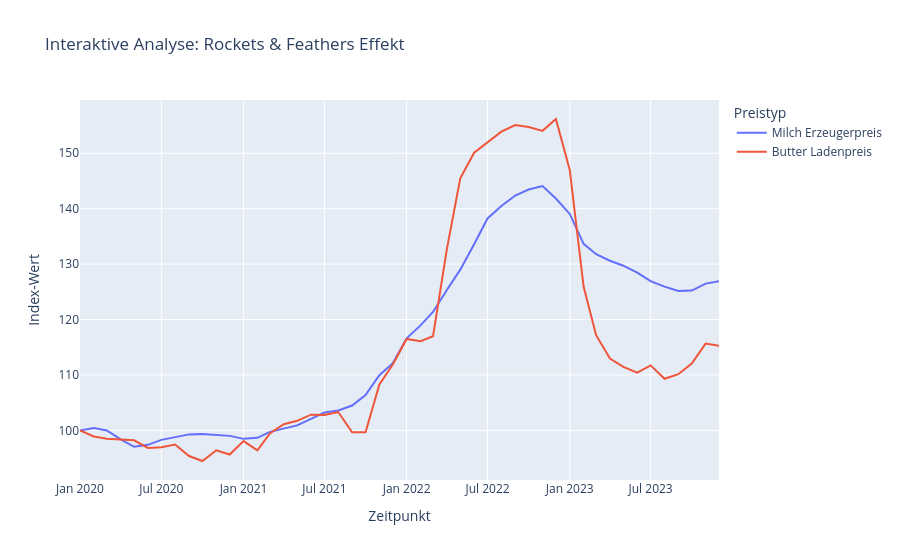

Write notebook code for a chart like this one.
### Code cell
# --- 1. DATEN LADEN & BEREINIGEN ---
df_ppi = eurostat_json_to_df('eurostat_ppi_dairy.json').rename(columns={'preis': 'milch_ppi'})
df_cpi = eurostat_json_to_df('eurostat_butter_cpi.json').rename(columns={'preis': 'butter_cpi'})

df_final = pd.merge(df_ppi, df_cpi, on='datum', how='inner')
df_final = df_final[df_final['datum'] >= '2020-01-01'].reset_index(drop=True)

# --- 2. NORMIERUNG (Basis Januar 2020 = 100) ---
# WICHTIG: Hier nutzen wir jetzt die Namen 'milch_ppi' und 'butter_cpi'
first_ppi = df_final['milch_ppi'].iloc[0]
first_cpi = df_final['butter_cpi'].iloc[0]

df_final['ppi_norm'] = (df_final['milch_ppi'] / first_ppi) * 100
df_final['cpi_norm'] = (df_final['butter_cpi'] / first_cpi) * 100

# --- 3. AUTOMATISCHE ANTWORT GENERIEREN ---
pct_change_ppi = ((df_final['milch_ppi'].iloc[-1] - first_ppi) / first_ppi) * 100
pct_change_cpi = ((df_final['butter_cpi'].iloc[-1] - first_cpi) / first_cpi) * 100

print("-" * 30)
print(f"ANALYSE-ERGEBNIS ({df_final['datum'].min().date()} bis {df_final['datum'].max().date()})")
print(f"Veränderung Erzeugerpreis: {pct_change_ppi:.2f}%")
print(f"Veränderung Ladenpreis: {pct_change_cpi:.2f}%")
print("-" * 30)
print("ANTWORT AUF DIE FORSCHUNGSFRAGE:")

if pct_change_cpi > pct_change_ppi:
    print("Muster: POSITIVE ASYMMETRIE beobachtet.")
    print("Die Butterpreise im Laden sind stärker gestiegen als die Milchpreise der Erzeuger.")
else:
    print("Muster: Keine überproportionale Preissteigerung im Laden messbar.")
print("-" * 30)

# --- 4. STATISCHE GRAFIK (Matplotlib/Seaborn) ---
plt.figure(figsize=(12, 6))
plt.plot(df_final['datum'], df_final['ppi_norm'], label='Milch Erzeugerpreis (Index)', color='#1f77b4', lw=2)
plt.plot(df_final['datum'], df_final['cpi_norm'], label='Butter Ladenpreis (Index)', color='#ff7f0e', lw=2)
plt.title('RQ1: Normierte Preisentwicklung (Jan 2020 = 100)')
plt.legend()
plt.grid(True, alpha=0.3)
plt.show()

# --- 5. INTERAKTIVE GRAFIK (Plotly) ---
import plotly.express as px
fig = px.line(df_final, x='datum', y=['ppi_norm', 'cpi_norm'], 
              title='Interaktive Analyse: Rockets & Feathers Effekt',
              labels={'value': 'Index-Wert', 'datum': 'Zeitpunkt', 'variable': 'Preistyp'})

newnames = {'ppi_norm':'Milch Erzeugerpreis', 'cpi_norm': 'Butter Ladenpreis'}
fig.for_each_trace(lambda t: t.update(name = newnames[t.name]))
fig.show()

### Figure 1 — Plotly figure (JSON) as saved in the notebook; plotly's stock layout.template omitted (floating-point values rounded to 4 significant figures)
{"data": [{"hovertemplate": "Preistyp=ppi_norm<br>Zeitpunkt=%{x}<br>Index-Wert=%{y}<extra></extra>", "legendgroup": "ppi_norm", "line": {"color": "#636efa", "dash": "solid"}, "marker": {"symbol": "circle"}, "mode": "lines", "name": "Milch Erzeugerpreis", "orientation": "v", "showlegend": true, "type": "scatter", "x": ["2020-01-01T00:00:00.000000000", "2020-02-01T00:00:00.000000000", "2020-03-01T00:00:00.000000000", "2020-04-01T00:00:00.000000000", "2020-05-01T00:00:00.000000000", "2020-06-01T00:00:00.000000000", "2020-07-01T00:00:00.000000000", "2020-08-01T00:00:00.000000000", "2020-09-01T00:00:00.000000000", "2020-10-01T00:00:00.000000000", "2020-11-01T00:00:00.000000000", "2020-12-01T00:00:00.000000000", "2021-01-01T00:00:00.000000000", "2021-02-01T00:00:00.000000000", "2021-03-01T00:00:00.000000000", "2021-04-01T00:00:00.000000000", "2021-05-01T00:00:00.000000000", "2021-06-01T00:00:00.000000000", "2021-07-01T00:00:00.000000000", "2021-08-01T00:00:00.000000000", "2021-09-01T00:00:00.000000000", "2021-10-01T00:00:00.000000000", "2021-11-01T00:00:00.000000000", "2021-12-01T00:00:00.000000000", "2022-01-01T00:00:00.000000000", "2022-02-01T00:00:00.000000000", "2022-03-01T00:00:00.000000000", "2022-04-01T00:00:00.000000000", "2022-05-01T00:00:00.000000000", "2022-06-01T00:00:00.000000000", "2022-07-01T00:00:00.000000000", "2022-08-01T00:00:00.000000000", "2022-09-01T00:00:00.000000000", "2022-10-01T00:00:00.000000000", "2022-11-01T00:00:00.000000000", "2022-12-01T00:00:00.000000000", "2023-01-01T00:00:00.000000000", "2023-02-01T00:00:00.000000000", "2023-03-01T00:00:00.000000000", "2023-04-01T00:00:00.000000000", "2023-05-01T00:00:00.000000000", "2023-06-01T00:00:00.000000000", "2023-07-01T00:00:00.000000000", "2023-08-01T00:00:00.000000000", "2023-09-01T00:00:00.000000000", "2023-10-01T00:00:00.000000000", "2023-11-01T00:00:00.000000000", "2023-12-01T00:00:00.000000000"], "xaxis": "x", "y": [100.0, 100.4, 100.0, 98.38, 97.04, 97.4, 98.29, 98.74, 99.28, 99.37, 99.19, 99.01, 98.47, 98.65, 99.73, 100.4, 100.9, 102.1, 103.2, 103.6, 104.5, 106.4, 110.0, 112.1, 116.6, 118.9, 121.4, 125.3, 129.0, 133.6, 138.2, 140.5, 142.4, 143.4, 144.1, 141.8, 139.0, 133.7, 131.8, 130.6, 129.7, 128.5, 126.9, 125.9, 125.1, 125.2, 126.5, 126.9], "yaxis": "y"}, {"hovertemplate": "Preistyp=cpi_norm<br>Zeitpunkt=%{x}<br>Index-Wert=%{y}<extra></extra>", "legendgroup": "cpi_norm", "line": {"color": "#EF553B", "dash": "solid"}, "marker": {"symbol": "circle"}, "mode": "lines", "name": "Butter Ladenpreis", "orientation": "v", "showlegend": true, "type": "scatter", "x": ["2020-01-01T00:00:00.000000000", "2020-02-01T00:00:00.000000000", "2020-03-01T00:00:00.000000000", "2020-04-01T00:00:00.000000000", "2020-05-01T00:00:00.000000000", "2020-06-01T00:00:00.000000000", "2020-07-01T00:00:00.000000000", "2020-08-01T00:00:00.000000000", "2020-09-01T00:00:00.000000000", "2020-10-01T00:00:00.000000000", "2020-11-01T00:00:00.000000000", "2020-12-01T00:00:00.000000000", "2021-01-01T00:00:00.000000000", "2021-02-01T00:00:00.000000000", "2021-03-01T00:00:00.000000000", "2021-04-01T00:00:00.000000000", "2021-05-01T00:00:00.000000000", "2021-06-01T00:00:00.000000000", "2021-07-01T00:00:00.000000000", "2021-08-01T00:00:00.000000000", "2021-09-01T00:00:00.000000000", "2021-10-01T00:00:00.000000000", "2021-11-01T00:00:00.000000000", "2021-12-01T00:00:00.000000000", "2022-01-01T00:00:00.000000000", "2022-02-01T00:00:00.000000000", "2022-03-01T00:00:00.000000000", "2022-04-01T00:00:00.000000000", "2022-05-01T00:00:00.000000000", "2022-06-01T00:00:00.000000000", "2022-07-01T00:00:00.000000000", "2022-08-01T00:00:00.000000000", "2022-09-01T00:00:00.000000000", "2022-10-01T00:00:00.000000000", "2022-11-01T00:00:00.000000000", "2022-12-01T00:00:00.000000000", "2023-01-01T00:00:00.000000000", "2023-02-01T00:00:00.000000000", "2023-03-01T00:00:00.000000000", "2023-04-01T00:00:00.000000000", "2023-05-01T00:00:00.000000000", "2023-06-01T00:00:00.000000000", "2023-07-01T00:00:00.000000000", "2023-08-01T00:00:00.000000000", "2023-09-01T00:00:00.000000000", "2023-10-01T00:00:00.000000000", "2023-11-01T00:00:00.000000000", "2023-12-01T00:00:00.000000000"], "xaxis": "x", "y": [100.0, 98.9, 98.48, 98.34, 98.21, 96.83, 96.96, 97.45, 95.38, 94.48, 96.41, 95.65, 98.07, 96.41, 99.45, 101.1, 101.7, 102.8, 102.8, 103.3, 99.65, 99.65, 108.3, 111.9, 116.5, 116.1, 117.0, 132.7, 145.5, 150.1, 152.0, 153.9, 155.1, 154.7, 154.0, 156.2, 147.0, 125.9, 117.2, 113.0, 111.5, 110.4, 111.7, 109.3, 110.1, 112.1, 115.7, 115.3], "yaxis": "y"}], "layout": {"legend": {"title": {"text": "Preistyp"}, "tracegroupgap": 0}, "title": {"text": "Interaktive Analyse: Rockets & Feathers Effekt"}, "xaxis": {"anchor": "y", "domain": [0, 1], "title": {"text": "Zeitpunkt"}}, "yaxis": {"anchor": "x", "domain": [0, 1], "title": {"text": "Index-Wert"}}}}
